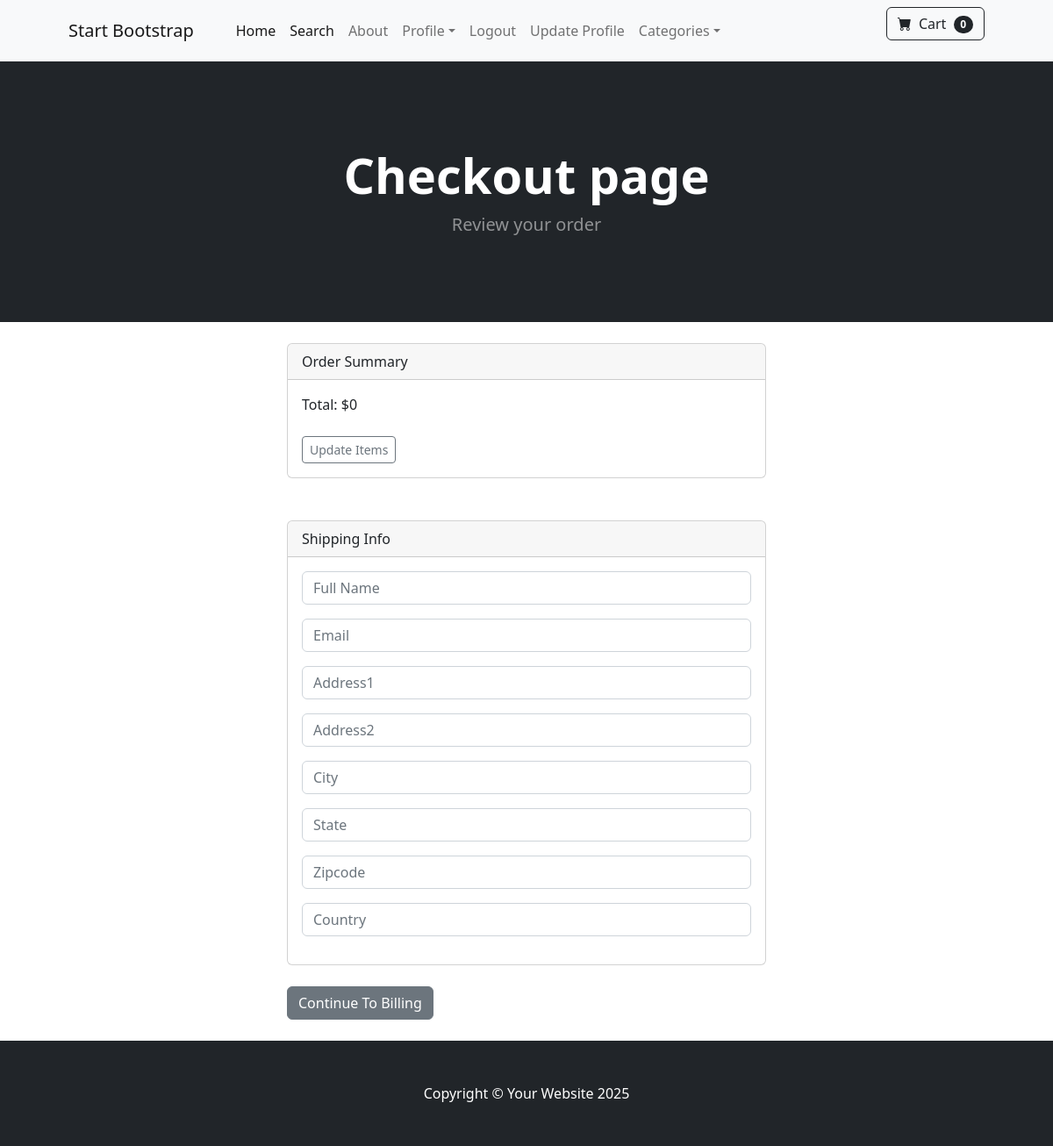
The page /payment/checkout (signed in) on the database as committed earlier.
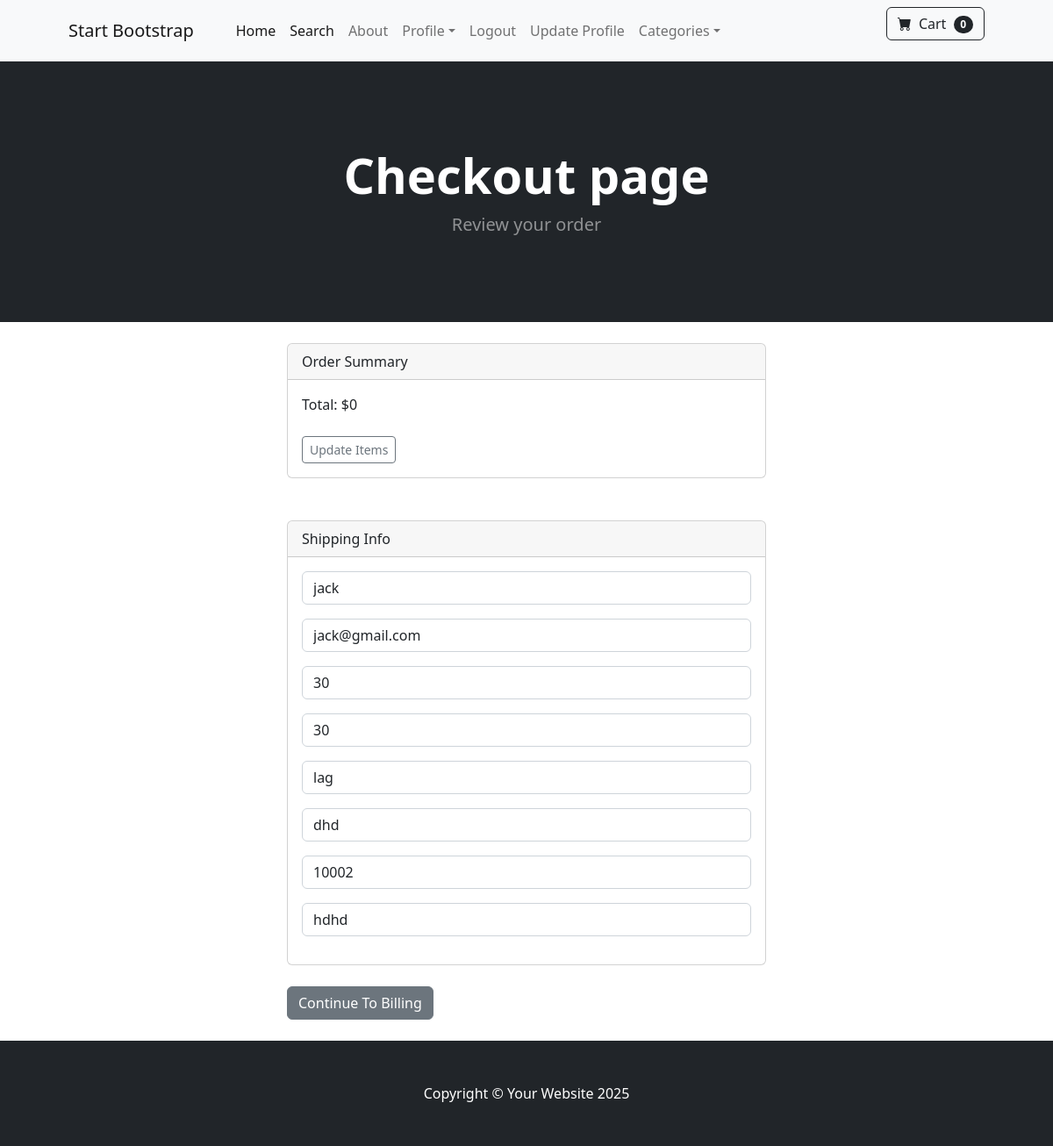
The same page on the database as committed later.
### payment/models.py (models this page shows, shortened)
class ShippingAddress(models.Model):
    user = models.ForeignKey(CustomUser, on_delete=models.CASCADE, null=True, blank=True )
    shipping_full_name = models.CharField(max_length=255)
    shipping_email= models.CharField(max_length=255)
    shipping_address1 = models.CharField(max_length=255)
    shipping_address2 = models.CharField(max_length=255)
    shipping_city = models.CharField(max_length=255)
    shipping_state = models.CharField(max_length=255, null=True, blank=True)
    shipping_zipcode = models.CharField(max_length=255, null=True, blank=True)
    shipping_country = models.CharField(max_length=255)
    class Meta:
        verbose_name_plural = "Shipping Address"

### payment/views.py (the view)
# urls.py: path('checkout', views.checkout, name='checkout'),
def checkout(request):
    cart = Cart(request)
    cart_products = cart.get_prods()
    quantities = cart.get_quants()
    totals = cart.cart_total()
    if request.user.is_authenticated:
        shipping_user = ShippingAddress.objects.get(user__id=request.user.id)
        shipping_form = ShippingForm(request.POST or None, instance=shipping_user)
        return render(request, 'payment/checkout.html', {"cart_products":cart_products, "quantities":quantities, "totals":totals, "shipping_form":shipping_form})
    else:
        shipping_form = ShippingForm(request.POST or None)
        return render(request, 'payment/checkout.html', {"cart_products":cart_products, "quantities":quantities, "totals":totals, "shipping_form":shipping_form})

### cart/cart.py (called while the page is built, shortened)
    def __len__(self):
        return len(self.cart)

    def get_prods(self):
        product_ids = self.cart.keys()
        products = Product.objects.filter(id__in=product_ids)
        return products

    def get_quants(self):
        quantities = self.cart
        return quantities

    def cart_total(self):
        product_ids = self.cart.keys()
        products = Product.objects.filter(id__in = product_ids)
        quantities = self.cart
        total = 0
        return total

### cart/context_processors.py (called while the page is built)
def cart(request):
    return {'cart': Cart(request)}

### payment/templates/payment/checkout.html (shortened to what this page needs)
{% extends 'store/base.html' %}
{% block content %}
<header class="bg-dark py-5">
    <div class="container px-4 px-lg-5 my-5">
        <div class="text-center text-white">
            <h1 class="display-4 fw-bolder">Checkout page</h1>
            <p class="lead fw-normal text-white-50 mb-0">Review your order</p>
        </div>
    </div>
</header>
<br/>
        <div class="container">
            <div class="row">
                <div class="col-md-6 offset-md-3">
      <div class="card">
      <div class="card-header">
        Order Summary
      </div>
      <div class="card-body">
        Total:  ${{ totals }}
        <br/><br/>
        <a href="{% url 'cart_summary' %}" class="btn btn-sm btn-outline-secondary">Update Items</a>
      </div>
    </div>
<br/><br/>
<div class="card">
<div class="card-header">
Shipping Info
</div>
<div class="card-body">
<form method="POST" action="">
{{ shipping_form.as_p }}
</div>
</div>
<br/>
<button type="submit" class="btn btn-secondary">
    Continue To Billing
</button>
<br/><br/>
        </div>
    </div>
    	</div>
{% endblock %}

Rows that differ between the two databases and show on the page:
changed ShippingAddress: shipping_full_name (not shown) → "jack"; shipping_email (not shown) → "jack@gmail.com"; shipping_address1 (not shown) → "30"; shipping_address2 (not shown) → "30"; shipping_city (not shown) → "lag"; shipping_state (not shown) → "dhd"; shipping_zipcode (not shown) → "10002"; shipping_country (not shown) → "hdhd"
